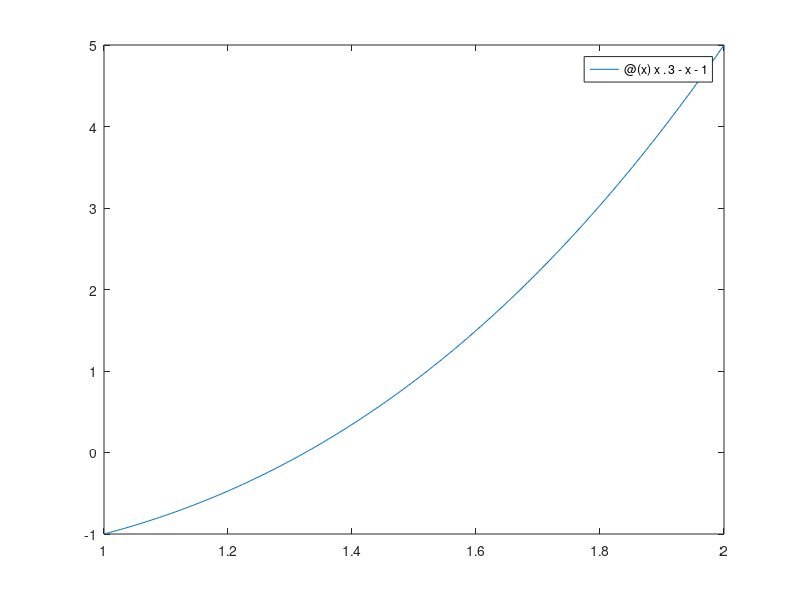

Write MATLAB code to recreate this figure.
%第二题 y=x^3-x-1,x∈[1,2]
f=@(x)x.^3-x-1
%绘制函数图像
fplot(f,[1,2])
%二分法求根
fl=f(1)
fr=f(2)
while(fr-fl>0.01&&f(fr)*f(fl)<0)
    mid=0.5*(fl+fr);
    if mid>0
        fr=mid;
    elseif mid<0
        fl=mid;
    else
        break;
    end
end
disp(f(mid))